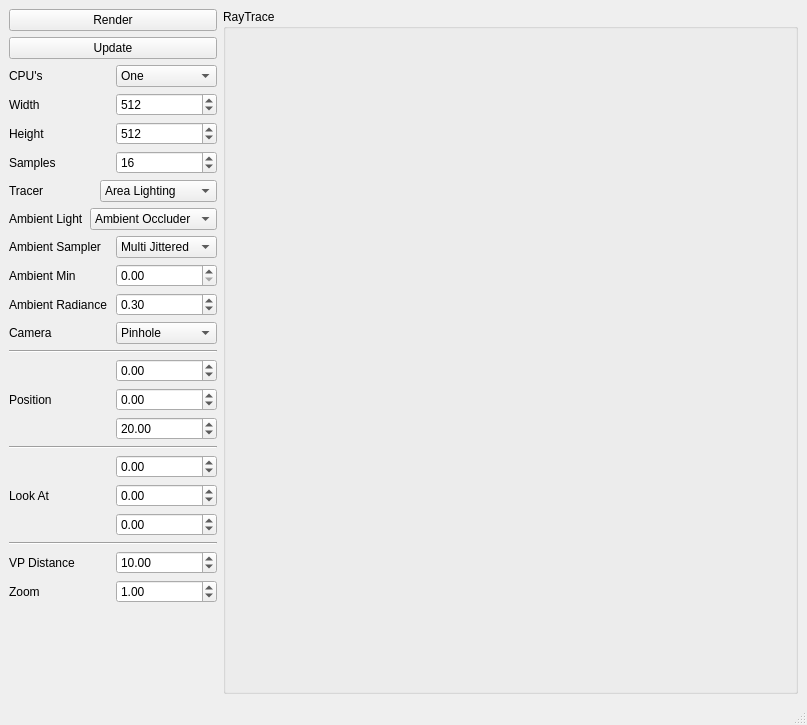
<?xml version="1.0" encoding="UTF-8"?>
<ui version="4.0">
 <class>MainWindow</class>
 <widget class="QMainWindow" name="MainWindow">
  <property name="geometry">
   <rect>
    <x>0</x>
    <y>0</y>
    <width>807</width>
    <height>725</height>
   </rect>
  </property>
  <property name="windowTitle">
   <string>MainWindow</string>
  </property>
  <widget class="QWidget" name="centralwidget">
   <layout class="QHBoxLayout" name="horizontalLayout_12" stretch="0,1">
    <item>
     <layout class="QVBoxLayout" name="verticalLayout">
      <item>
       <widget class="QPushButton" name="render">
        <property name="text">
         <string>Render</string>
        </property>
       </widget>
      </item>
      <item>
       <widget class="QPushButton" name="renderUpdate">
        <property name="text">
         <string>Update</string>
        </property>
       </widget>
      </item>
      <item>
       <layout class="QHBoxLayout" name="horizontalLayout_17">
        <item>
         <widget class="QLabel" name="label_14">
          <property name="text">
           <string>CPU's</string>
          </property>
         </widget>
        </item>
        <item>
         <widget class="QComboBox" name="cpus">
          <item>
           <property name="text">
            <string>One</string>
           </property>
          </item>
          <item>
           <property name="text">
            <string>Multi</string>
           </property>
          </item>
         </widget>
        </item>
       </layout>
      </item>
      <item>
       <layout class="QHBoxLayout" name="horizontalLayout">
        <item>
         <widget class="QLabel" name="label">
          <property name="text">
           <string>Width</string>
          </property>
         </widget>
        </item>
        <item>
         <widget class="QSpinBox" name="width">
          <property name="maximum">
           <number>10000</number>
          </property>
          <property name="value">
           <number>512</number>
          </property>
         </widget>
        </item>
       </layout>
      </item>
      <item>
       <layout class="QHBoxLayout" name="horizontalLayout_2">
        <item>
         <widget class="QLabel" name="label_2">
          <property name="text">
           <string>Height</string>
          </property>
         </widget>
        </item>
        <item>
         <widget class="QSpinBox" name="height">
          <property name="maximum">
           <number>10000</number>
          </property>
          <property name="value">
           <number>512</number>
          </property>
         </widget>
        </item>
       </layout>
      </item>
      <item>
       <layout class="QHBoxLayout" name="horizontalLayout_3">
        <item>
         <widget class="QLabel" name="label_3">
          <property name="text">
           <string>Samples</string>
          </property>
         </widget>
        </item>
        <item>
         <widget class="QSpinBox" name="samples">
          <property name="minimum">
           <number>1</number>
          </property>
          <property name="maximum">
           <number>10000</number>
          </property>
          <property name="value">
           <number>16</number>
          </property>
         </widget>
        </item>
       </layout>
      </item>
      <item>
       <layout class="QHBoxLayout" name="horizontalLayout_4">
        <item>
         <widget class="QLabel" name="label_4">
          <property name="text">
           <string>Tracer</string>
          </property>
         </widget>
        </item>
        <item>
         <widget class="QComboBox" name="tracer">
          <property name="currentIndex">
           <number>1</number>
          </property>
          <item>
           <property name="text">
            <string>Ray Cast</string>
           </property>
          </item>
          <item>
           <property name="text">
            <string>Area Lighting</string>
           </property>
          </item>
          <item>
           <property name="text">
            <string>Multiple Objects</string>
           </property>
          </item>
          <item>
           <property name="text">
            <string>Single Sphere</string>
           </property>
          </item>
         </widget>
        </item>
       </layout>
      </item>
      <item>
       <layout class="QHBoxLayout" name="horizontalLayout_5">
        <item>
         <widget class="QLabel" name="label_5">
          <property name="text">
           <string>Ambient Light</string>
          </property>
         </widget>
        </item>
        <item>
         <widget class="QComboBox" name="ambient">
          <property name="currentIndex">
           <number>1</number>
          </property>
          <item>
           <property name="text">
            <string>Ambient</string>
           </property>
          </item>
          <item>
           <property name="text">
            <string>Ambient Occluder</string>
           </property>
          </item>
         </widget>
        </item>
       </layout>
      </item>
      <item>
       <layout class="QHBoxLayout" name="horizontalLayout_10">
        <item>
         <widget class="QLabel" name="label_6">
          <property name="text">
           <string>Ambient Sampler</string>
          </property>
         </widget>
        </item>
        <item>
         <widget class="QComboBox" name="ambientSampler">
          <item>
           <property name="text">
            <string>Multi Jittered</string>
           </property>
          </item>
          <item>
           <property name="text">
            <string>Regular</string>
           </property>
          </item>
         </widget>
        </item>
       </layout>
      </item>
      <item>
       <layout class="QHBoxLayout" name="horizontalLayout_13">
        <item>
         <widget class="QLabel" name="label_12">
          <property name="text">
           <string>Ambient Min</string>
          </property>
         </widget>
        </item>
        <item>
         <widget class="QDoubleSpinBox" name="ambientMin">
          <property name="maximum">
           <double>1.000000000000000</double>
          </property>
          <property name="singleStep">
           <double>0.100000000000000</double>
          </property>
         </widget>
        </item>
       </layout>
      </item>
      <item>
       <layout class="QHBoxLayout" name="horizontalLayout_14">
        <item>
         <widget class="QLabel" name="label_13">
          <property name="text">
           <string>Ambient Radiance</string>
          </property>
         </widget>
        </item>
        <item>
         <widget class="QDoubleSpinBox" name="ambientRadiance">
          <property name="maximum">
           <double>10.000000000000000</double>
          </property>
          <property name="singleStep">
           <double>0.100000000000000</double>
          </property>
          <property name="value">
           <double>0.300000000000000</double>
          </property>
         </widget>
        </item>
       </layout>
      </item>
      <item>
       <layout class="QHBoxLayout" name="horizontalLayout_11">
        <item>
         <widget class="QLabel" name="label_7">
          <property name="text">
           <string>Camera</string>
          </property>
         </widget>
        </item>
        <item>
         <widget class="QComboBox" name="camera">
          <item>
           <property name="text">
            <string>Pinhole</string>
           </property>
          </item>
         </widget>
        </item>
       </layout>
      </item>
      <item>
       <widget class="Line" name="line_2">
        <property name="orientation">
         <enum>Qt::Horizontal</enum>
        </property>
       </widget>
      </item>
      <item>
       <layout class="QHBoxLayout" name="horizontalLayout_6">
        <item>
         <widget class="QLabel" name="label_8">
          <property name="text">
           <string>Position</string>
          </property>
         </widget>
        </item>
        <item>
         <layout class="QVBoxLayout" name="verticalLayout_2">
          <item>
           <widget class="QDoubleSpinBox" name="cameraX">
            <property name="minimum">
             <double>-1000000.000000000000000</double>
            </property>
            <property name="maximum">
             <double>1000000.000000000000000</double>
            </property>
            <property name="value">
             <double>0.000000000000000</double>
            </property>
           </widget>
          </item>
          <item>
           <widget class="QDoubleSpinBox" name="cameraY">
            <property name="minimum">
             <double>-1000000.000000000000000</double>
            </property>
            <property name="maximum">
             <double>1000000.000000000000000</double>
            </property>
            <property name="value">
             <double>0.000000000000000</double>
            </property>
           </widget>
          </item>
          <item>
           <widget class="QDoubleSpinBox" name="cameraZ">
            <property name="minimum">
             <double>-1000000.000000000000000</double>
            </property>
            <property name="maximum">
             <double>1000000.000000000000000</double>
            </property>
            <property name="value">
             <double>20.000000000000000</double>
            </property>
           </widget>
          </item>
         </layout>
        </item>
       </layout>
      </item>
      <item>
       <widget class="Line" name="line">
        <property name="orientation">
         <enum>Qt::Horizontal</enum>
        </property>
       </widget>
      </item>
      <item>
       <layout class="QHBoxLayout" name="horizontalLayout_7">
        <item>
         <widget class="QLabel" name="label_9">
          <property name="text">
           <string>Look At</string>
          </property>
         </widget>
        </item>
        <item>
         <layout class="QVBoxLayout" name="verticalLayout_3">
          <item>
           <widget class="QDoubleSpinBox" name="lookAtX">
            <property name="minimum">
             <double>-1000000.000000000000000</double>
            </property>
            <property name="maximum">
             <double>1000000.000000000000000</double>
            </property>
            <property name="value">
             <double>0.000000000000000</double>
            </property>
           </widget>
          </item>
          <item>
           <widget class="QDoubleSpinBox" name="lookAtY">
            <property name="minimum">
             <double>-1000000.000000000000000</double>
            </property>
            <property name="maximum">
             <double>1000000.000000000000000</double>
            </property>
           </widget>
          </item>
          <item>
           <widget class="QDoubleSpinBox" name="lookAtZ">
            <property name="minimum">
             <double>-1000000.000000000000000</double>
            </property>
            <property name="maximum">
             <double>1000000.000000000000000</double>
            </property>
           </widget>
          </item>
         </layout>
        </item>
       </layout>
      </item>
      <item>
       <widget class="Line" name="line_3">
        <property name="orientation">
         <enum>Qt::Horizontal</enum>
        </property>
       </widget>
      </item>
      <item>
       <layout class="QHBoxLayout" name="horizontalLayout_8">
        <item>
         <widget class="QLabel" name="label_10">
          <property name="text">
           <string>VP Distance</string>
          </property>
         </widget>
        </item>
        <item>
         <widget class="QDoubleSpinBox" name="vpDistance">
          <property name="maximum">
           <double>1000000.000000000000000</double>
          </property>
          <property name="value">
           <double>10.000000000000000</double>
          </property>
         </widget>
        </item>
       </layout>
      </item>
      <item>
       <layout class="QHBoxLayout" name="horizontalLayout_9">
        <item>
         <widget class="QLabel" name="label_11">
          <property name="text">
           <string>Zoom</string>
          </property>
         </widget>
        </item>
        <item>
         <widget class="QDoubleSpinBox" name="zoom">
          <property name="maximum">
           <double>500000.000000000000000</double>
          </property>
          <property name="value">
           <double>1.000000000000000</double>
          </property>
         </widget>
        </item>
       </layout>
      </item>
      <item>
       <spacer name="verticalSpacer">
        <property name="orientation">
         <enum>Qt::Vertical</enum>
        </property>
        <property name="sizeHint" stdset="0">
         <size>
          <width>20</width>
          <height>40</height>
         </size>
        </property>
       </spacer>
      </item>
     </layout>
    </item>
    <item>
     <widget class="QGroupBox" name="renderBox">
      <property name="title">
       <string>RayTrace</string>
      </property>
      <layout class="QVBoxLayout" name="verticalLayout_4">
       <item>
        <layout class="QVBoxLayout" name="renderLayout"/>
       </item>
      </layout>
     </widget>
    </item>
   </layout>
  </widget>
  <widget class="QMenuBar" name="menubar">
   <property name="geometry">
    <rect>
     <x>0</x>
     <y>0</y>
     <width>807</width>
     <height>21</height>
    </rect>
   </property>
  </widget>
  <widget class="QStatusBar" name="statusbar"/>
 </widget>
 <resources/>
 <connections/>
</ui>
